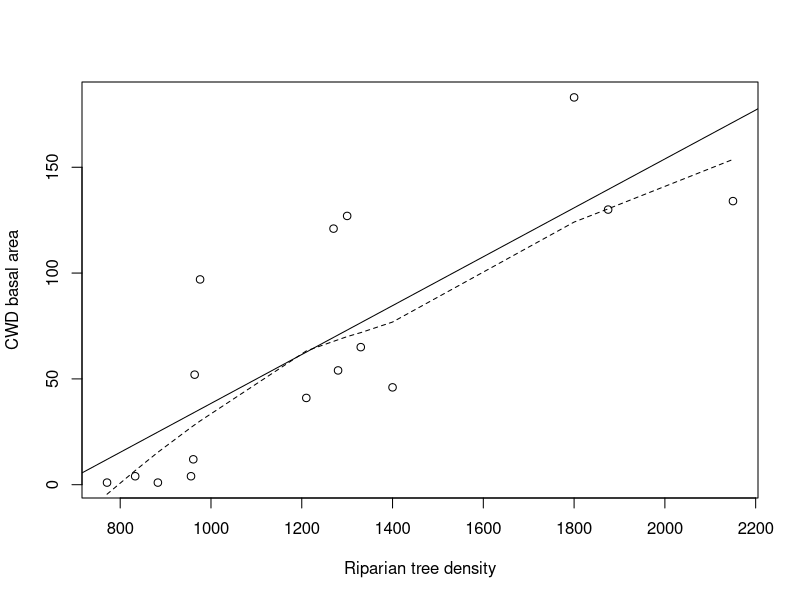
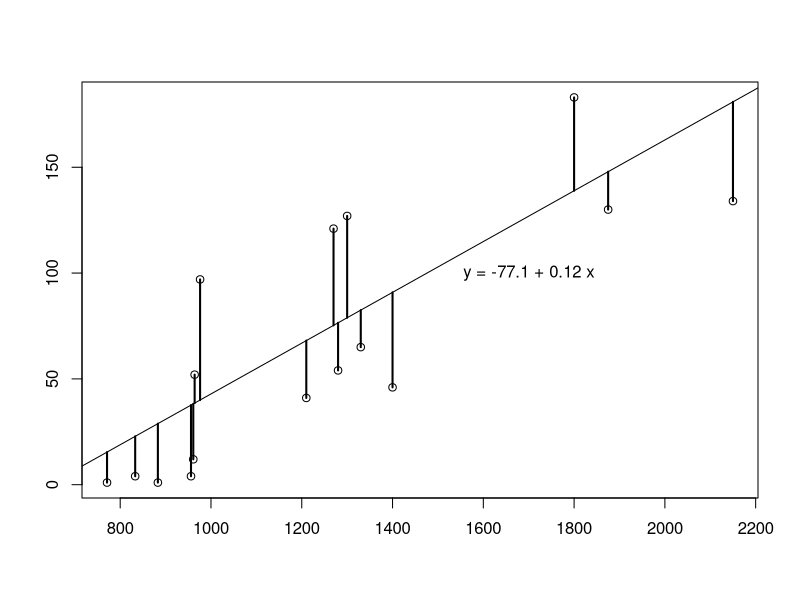
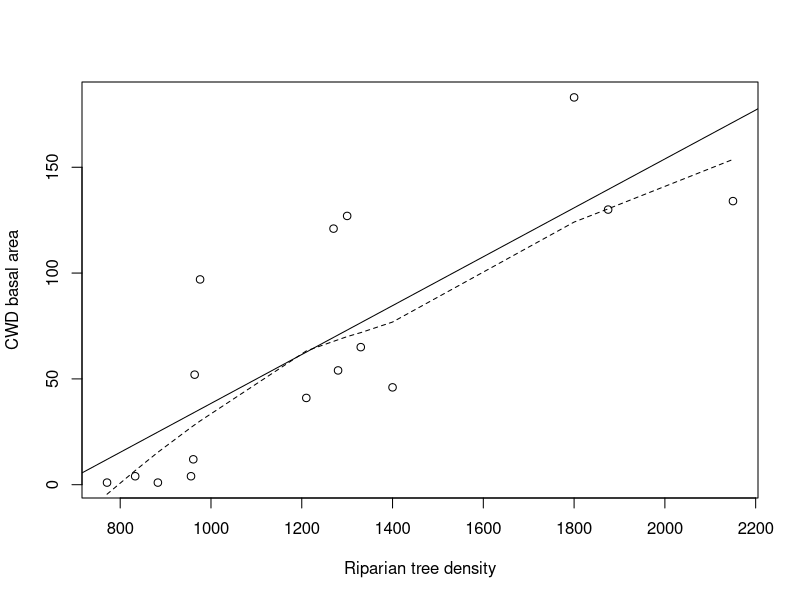
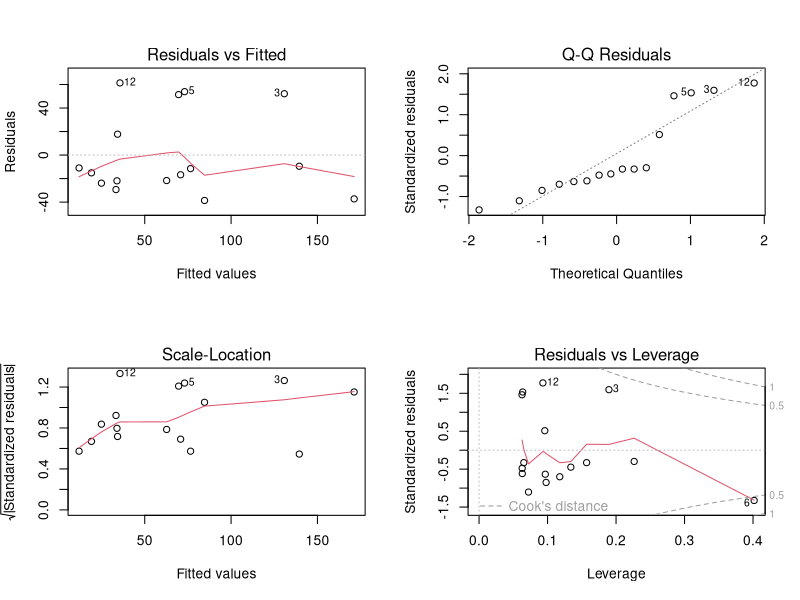
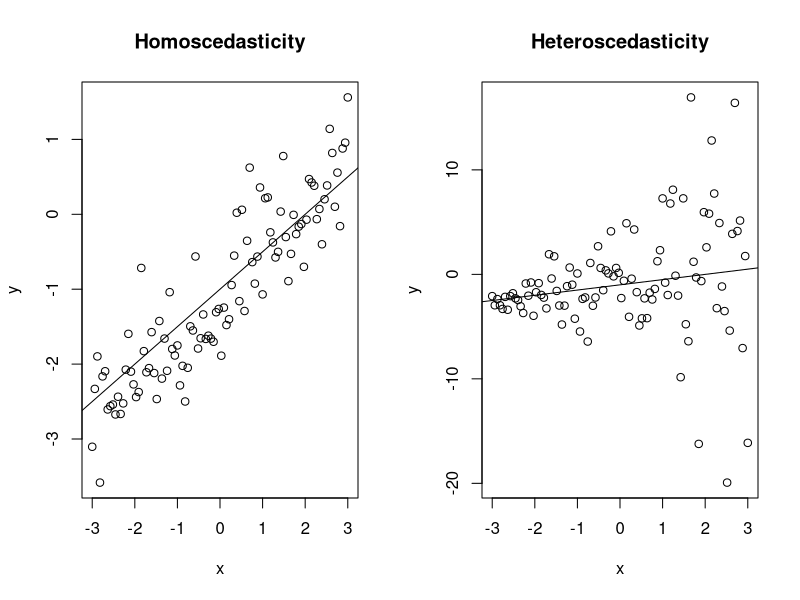
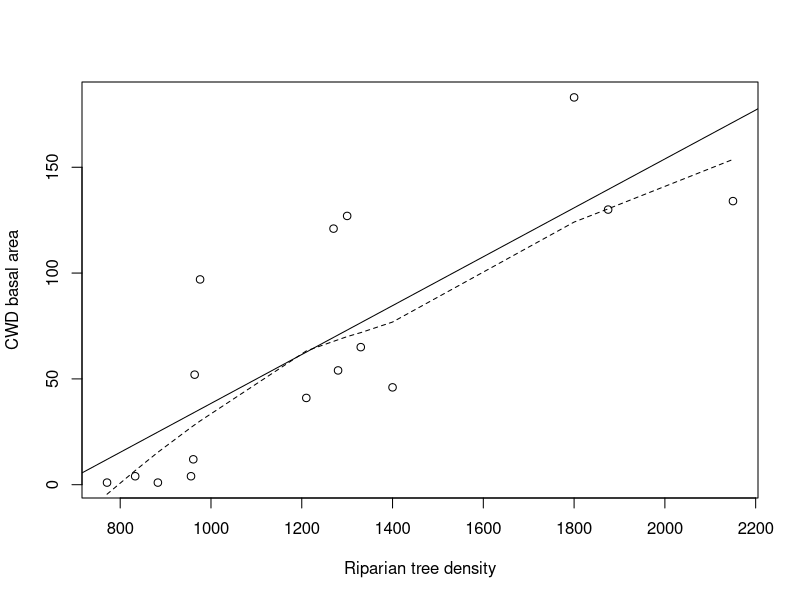
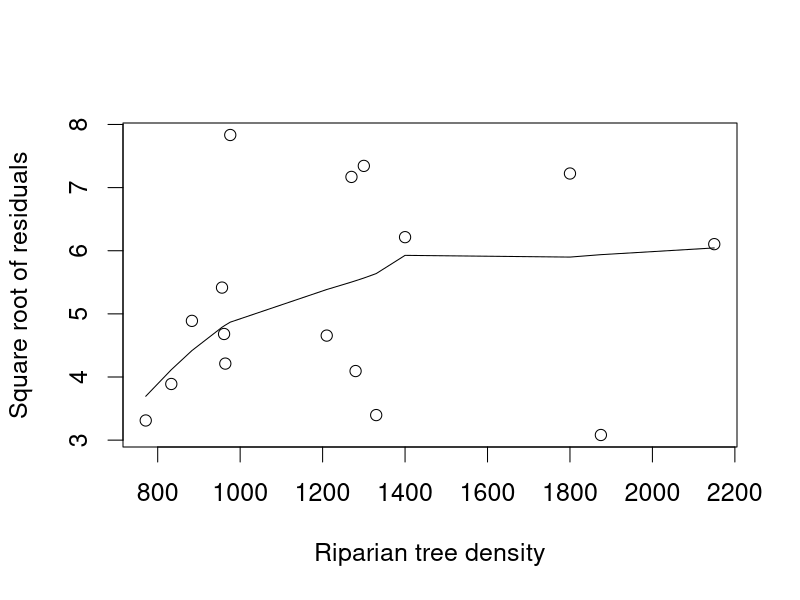
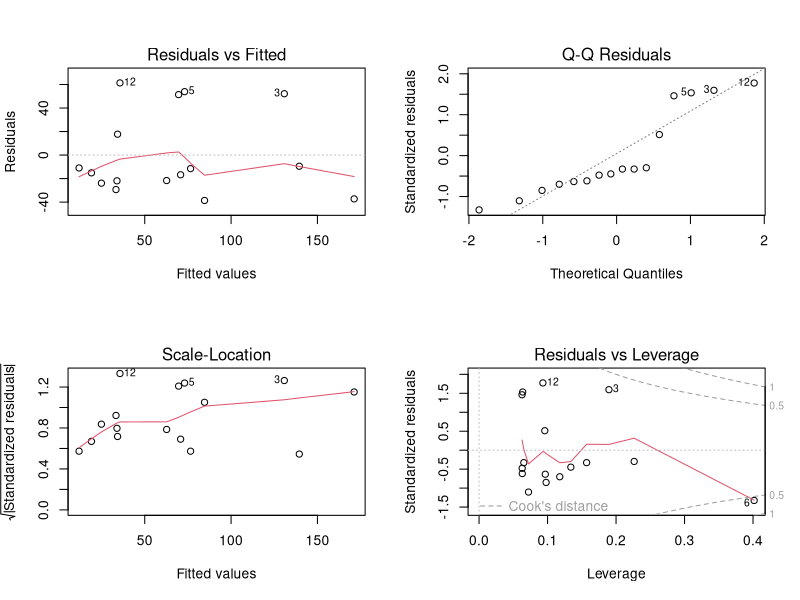

The R script that drew these images, in order:
## ---- chunk 1
CWD <- read.table("./datasets/01-linear-regression/christ.csv", header = T, sep = ",", dec = ".")
attach(CWD)

model <- lm(CWD.BASA ~ RIP.DENS)

## ---- chunk 2
par(mfrow=c(1,1))
plot(RIP.DENS, CWD.BASA, xlab = "Riparian tree density", ylab = "CWD basal area")
lines(lowess(RIP.DENS, CWD.BASA,f=3/4), lty = 2)
abline(model)
## ---- chunk 3
a <- -77.10
b <- 0.12

x <- CWD$RIP.DENS
y <- CWD$CWD.BASA

plot_residuals <- function(a, b) {
  plot(y ~ x, xlab = "", ylab = "")
  abline(a, b)
  y_pred <- a + b*x
  segments(x, y_pred, x, y, lwd=2)
}

par(mfrow=c(1, 1))
plot_residuals(a, b)
text(1700, 100, paste("y =", a, "+", b, "x"))
## ---- chunk 4
model <- lm(CWD.BASA ~ RIP.DENS)
summary(model)$coefficients
## ---- chunk 5
summary(model)
## ---- chunk 6
par(mfrow=c(1,1))
plot(RIP.DENS, CWD.BASA, xlab = "Riparian tree density", ylab = "CWD basal area")
lines(lowess(RIP.DENS, CWD.BASA,f=3/4), lty = 2)
abline(model)
## ---- chunk 7
model <- lm(CWD.BASA ~ RIP.DENS)
par(mfrow=c(2,2))
plot(model)
## ---- chunk 8
set.seed(1234)
n <- 100
a <- -1
b <- 0.5

x <- seq(-3, 3, length.out = n)
y1 <- a + b*x + rnorm(n, sd = 0.5)

sd <- seq(1, 2, length.out = n)^3
y2 <- a + b*x + rnorm(n, sd = sd)

par(mfrow=c(1, 2))
plot(x, y1, xlab = "x", ylab = "y", main = "Homoscedasticity")
abline(a, b)
plot(x, y2, xlab = "x", ylab = "y", main = "Heteroscedasticity")
abline(a, b)
## ---- chunk 9
par(mfrow=c(1,1))
plot(RIP.DENS, CWD.BASA, xlab = "Riparian tree density", ylab = "CWD basal area")
lines(lowess(RIP.DENS, CWD.BASA,f=3/4), lty = 2)
abline(model)
## ---- chunk 10
par(cex = 1.5)
plot(RIP.DENS, abs(residuals(model))^0.5, xlab = "Riparian tree density", ylab = "Square root of residuals")
lines(lowess(RIP.DENS, abs(residuals(model))^0.5,f=3/4))
## ---- chunk 11
model <- lm(CWD.BASA ~ RIP.DENS)
par(mfrow=c(2,2))
plot(model)
## ---- chunk 12
set.seed(456)

n <- 200
a <- 0
b <- 2

x <- seq(1, 10, length.out = n)[1:(n-1)]
y <- a + b*x + rnorm(n - 1)
bin <- floor(x)

par(mfrow=c(1, 2))
plot(x, y, xlab = "", ylab = "")
boxplot(y ~ bin, xlab = "", ylab = "")
residuals <- y - a - b*x 

## ---- chunk 13
set.seed(456)

n <- 200
a <- 0
b <- 2

x <- seq(1, 10, length.out = n)[1:(n-1)]

e <- rnorm(n - 1)
scales <- seq(1, 2, length.out = n-1)^3
scales[e < 0] <- 1
e <- e*scales

y <- a + b*x + e
bin <- floor(x)

par(mfrow=c(1, 2))
plot(x, y, xlab = "", ylab = "")
boxplot(y ~ bin, xlab = "", ylab = "", side="right")
## ---- chunk 14
set.seed(456)

n <- 100
a <- 0
b <- 2

x <- seq(1, 10, length.out = n)[1:(n-1)]
y <- a + b*x + rnorm(n - 1)
bin <- floor(x)

par(mfrow=c(1, 2))
boxplot(y ~ bin, xlab = "", ylab = "", side="right")
residuals <- y - a - b*x 
qqnorm(residuals, main = "Q-Q plot of Y|X")
qqline(residuals)

## ---- chunk 15
set.seed(456)

n <- 200
a <- 0
b <- 2

x <- seq(1, 10, length.out = n)[1:(n-1)]

e <- rnorm(n - 1)
scales <- seq(1, 2, length.out = n-1)^3
scales[e < 0] <- 1
e <- e*scales

y <- a + b*x + e
bin <- floor(x)

par(mfrow=c(1, 2))
boxplot(y ~ bin, xlab = "", ylab = "", side="right")
residuals <- y - a - b*x 
qqnorm(residuals, main = "Q-Q plot of Y|X")
qqline(residuals)
## ---- chunk 16
set.seed(456)

n <- 100
a <- 0
b <- 2

x <- seq(1, 10, length.out = n)[1:(n-1)]
y <- a + b*x + rnorm(n - 1)
bin <- floor(x)

par(mfrow=c(1, 2))
residuals <- y - a - b*x 
qqnorm(residuals, main = "Q-Q plot of Y|X")
qqline(residuals)
qqnorm(y, main = "Q-Q plot of Y")
qqline(y)
## ---- chunk 17
model <- lm(CWD.BASA ~ RIP.DENS)
par(mfrow=c(2,2))
plot(model)
## ---- chunk 18
model2 <- lm(log(CWD.BASA) ~ RIP.DENS)
summary(model2)
## ---- chunk 19
par(mfrow=c(2,2))
plot(model2)
## ---- chunk 20
model3 <- lm(log(CWD.BASA) ~ RIP.DENS + I(RIP.DENS^2))
summary(model3)
## ---- chunk 21
par(mfrow=c(2,2))
plot(model3)
## ---- chunk 22
summary(model3)$coefficients
## ---- chunk 23
model3 <- lm(I(log(CWD.BASA)) ~ RIP.DENS + I(RIP.DENS^2))
p <- predict(model3,
             newdata = data.frame(RIP.DENS=c(1000, 1500)), 
             interval = "confidence")
p
## ---- chunk 24
exp(p)
## ---- chunk 25
p <- predict(model3, newdata = data.frame(RIP.DENS=800:2200), 
             interval = "confidence")
plot(RIP.DENS, CWD.BASA, xlab = "Riparian tree density", ylab = "CWD basal area", ylim = c(0, max(exp(p[,3]))))
abline(model, lty=3)
lines(800:2200, exp(p[,1]))
lines(800:2200, exp(p[,2]), lty=2)
lines(800:2200, exp(p[,3]), lty=2)
## ---- chunk 26

set.seed(1234)
n <- 50
a <- 0
b <- 0.5

x1 <- seq(-3, 3, length.out = n)
y1 <- a + b*x1 + rnorm(n, sd = 0.5)
x2 <- x1 / 3
y2 <- a + b*x2 + rnorm(n, sd = 0.5)

m1 <- lm(y1 ~ x1)
m2 <- lm(y2 ~ x2)

se1 <- summary(m1)$coefficients["x1", "Std. Error"]
se2 <- summary(m2)$coefficients["x2", "Std. Error"]

par(mfrow=c(1, 2))
plot(x1, y1, xlim = c(-3, 3), xlab = "", ylab = "",
     main = paste0("SE(beta) = ", round(se1, digits = 2)))
abline(m1)
plot(x2, y2, xlim = c(-3, 3), xlab = "", ylab = "",
     main = paste0("SE(beta) = ", round(se2, digits = 2)))
abline(m2)
## ---- chunk 27
summary(model)$coefficients
## ---- chunk 28
confint(model)
